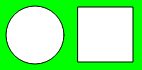
Frame 1 (no input)
Frame 60 (no input): identical to frame 1, image omitted
Frame 120 (the mouse pressed at the canvas centre since frame 60): identical to frame 1, image omitted

The p5.js sketch that drew this single still picture (run headless with seeded random() and noise() and a simulated clock; from frame 60 on, the mouse is pressed at the canvas centre):

// p5.js sketch
// ── sketch.js
function setup() {
  createCanvas(142, 70);
}

function draw() {
  background('rgb(0, 255, 0)');
  circle(35, 35, 58);
  square(78, 7, 55);
  
}
